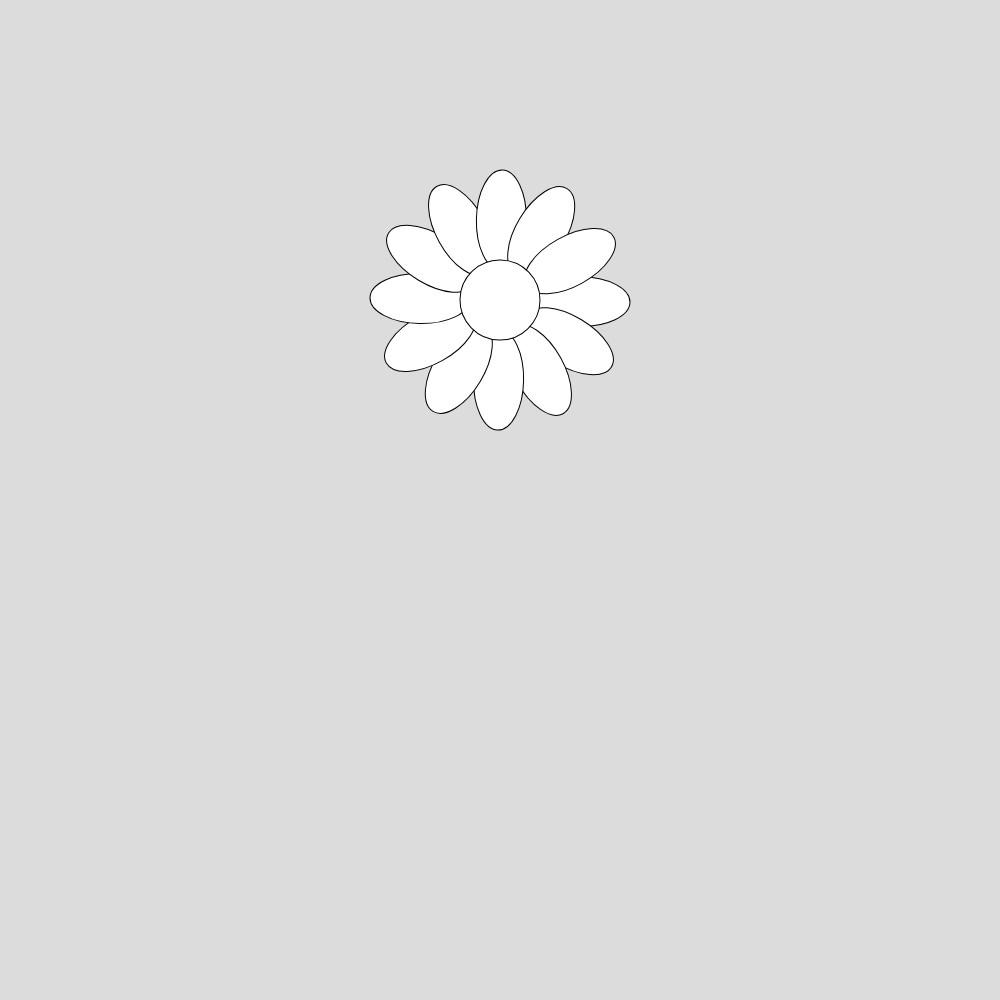
Frame 1 (no input)
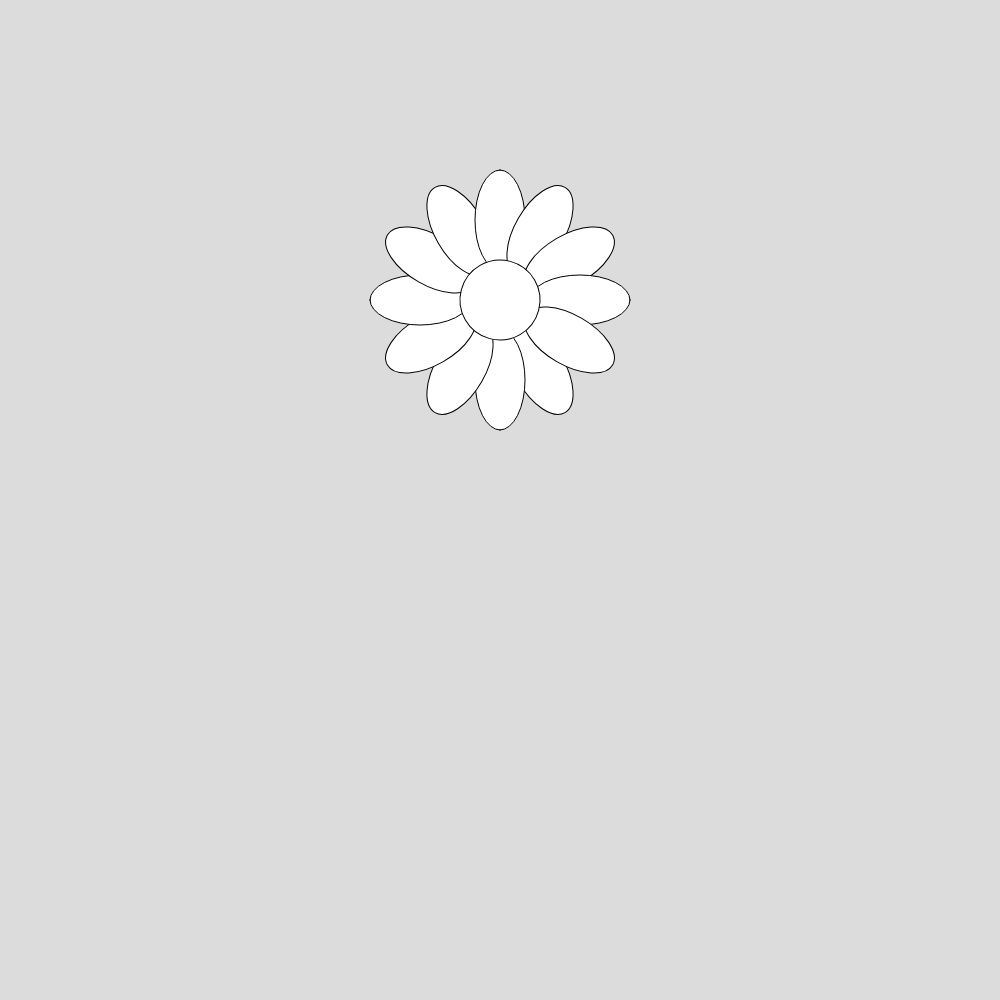
Frame 60 (no input)
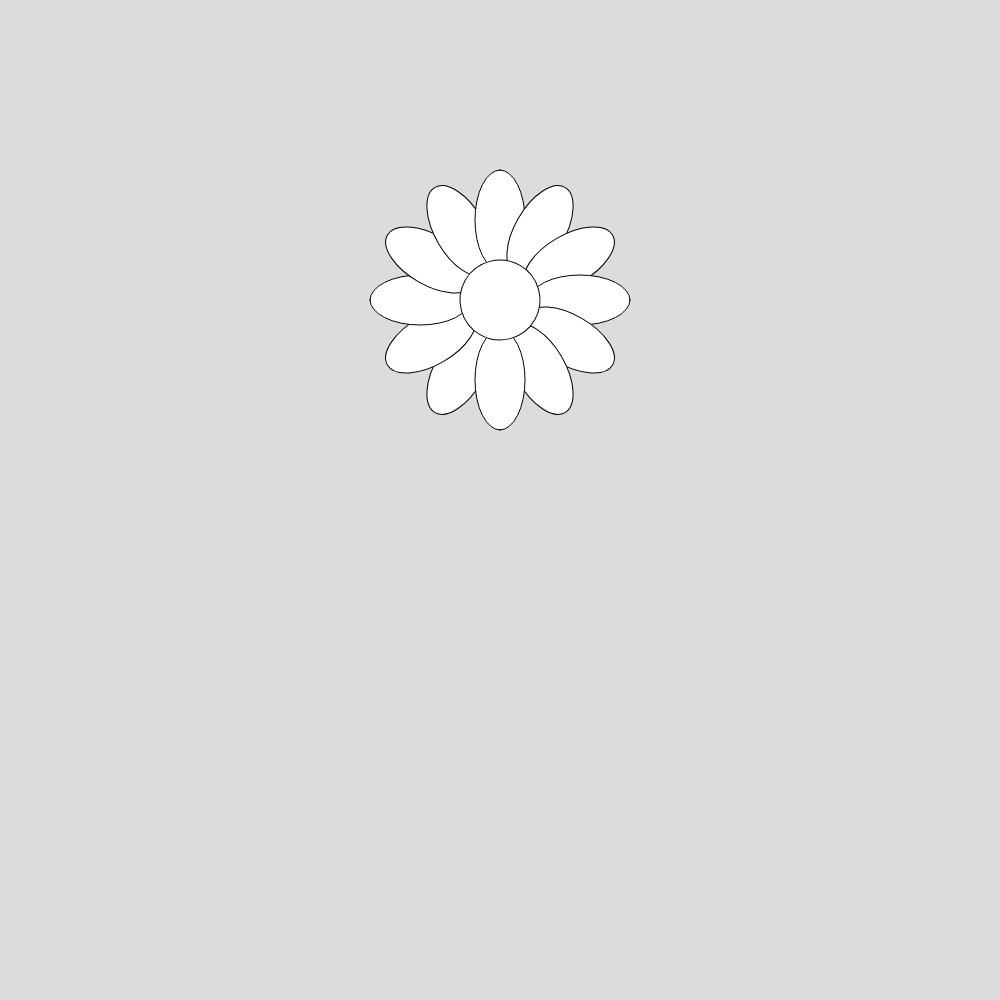
Frame 120 (the mouse pressed at the canvas centre since frame 60)

The p5.js sketch that drew these frames (run headless with seeded random() and noise() and a simulated clock; from frame 60 on, the mouse is pressed at the canvas centre):

// p5.js sketch
// ── sketch.js
function setup() {
  createCanvas(1000, 1000);
  angleMode(DEGREES);
}

function draw() {
  background(220);
  let petalCount = 12;
  drawFlower(12,500,300);
}

function drawFlower(petalNo,x,y){
  push();
  translate(x,y);
  rotate(frameCount);
  for(let i=0;i<petalNo;i++){
    ellipse(80,0,100,50);
    rotate(360/petalNo);
  }
  ellipse(0,0,80,80);
  pop();
}
